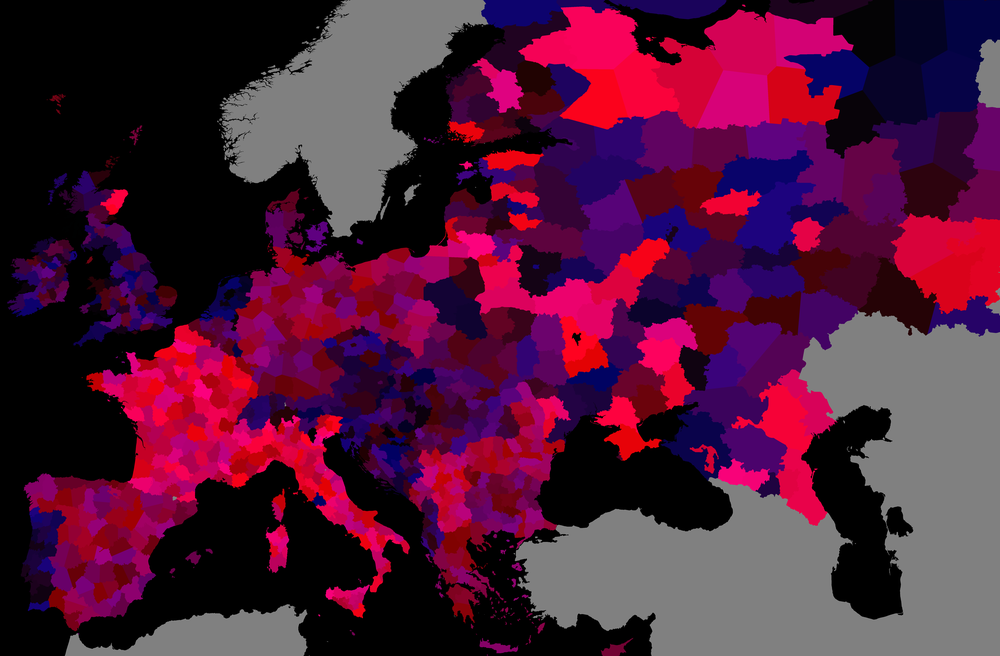
#> input picture data/map/provinces.png, 1000 x 656 px, shrunk from 7857 x 5152 before the run
$ python build_coast.py
#> lines starting #> are read from the running program, lines starting #| are printed output that depends on the picture; after the words box and inside, x2 and y2 are one past the last pixel; in counts of white or black regions, pixels touching at a corner belong together
"""Builds the coast map the 3D map's water reads: how far each place is from the shore.

Usage: python tools/build_coast.py

Reads data/map/provinces.png (black is the sea) and writes data/map/coast.png at a quarter of its size, the same frame
as data/map/relief.png. Red is the signed distance to the shoreline near it: 128 on the shore, 8 steps a texel, more
out to sea and less inland (up to 16 texels either way), so a linearly filtered read finds the shore to well under a
texel. Green is the distance out to sea, farther: 255 * sqrt(texels / FAR) up to FAR texels, 0 on land; the 3D map
uses it for the depth of the water (a stand-in for the sea floor: near the coast is shallow).
"""
from pathlib import Path

import numpy as np
from PIL import Image
from scipy import ndimage

Image.MAX_IMAGE_PIXELS = None
ROOT = Path(__file__).resolve().parent.parent
SRC = ROOT / "data" / "map" / "provinces.png"
OUT = ROOT / "data" / "map" / "coast.png"
SCALE = 4
NEAR_STEPS = 8.0      # red steps a texel
FAR = 120.0           # texels at which green reaches 255 (about 330 km)


def main() -> None:
    rgb = np.asarray(Image.open(SRC).convert("RGB"))
#> rgb is the input picture: shape (656, 1000, 3); mean R, G, B 80.7, 25.3, 57.4
    sea = np.all(rgb == 0, axis=2)
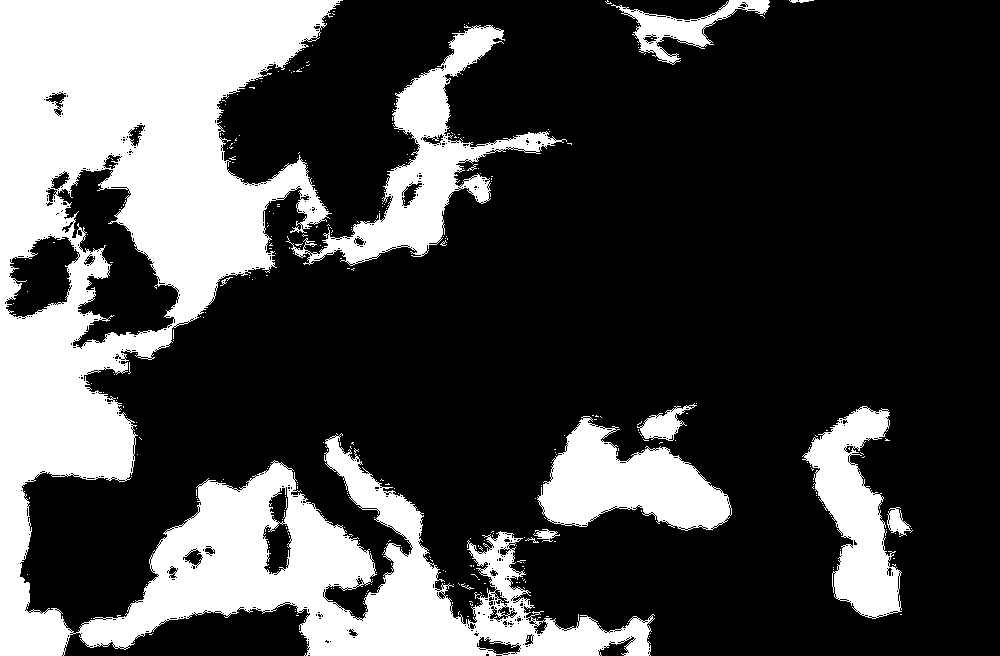
#> sea: shape (656, 1000) bool; 28% white; 358 white regions (345 under 20 px), largest, box (x1, y1, x2, y2) and area: (0, 0, 655, 656) 141565, (286, 25, 567, 266) 14245, (537, 416, 732, 531) 12200
    h, w = sea.shape
#> h = 656; w = 1000
    qh, qw = h // SCALE, w // SCALE
#> qh = 164; qw = 250
    share = sea[: qh * SCALE, : qw * SCALE].reshape(qh, SCALE, qw, SCALE).mean(axis=(1, 3))
    water = share >= 0.5
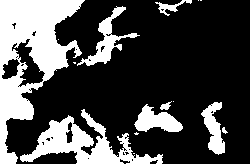
#> water: shape (164, 250) bool; 28.1% white; 15 white regions (7 under 20 px), largest, box (x1, y1, x2, y2) and area: (0, 0, 85, 164) 6062, (20, 109, 163, 164) 2857, (77, 6, 140, 66) 894
    to_land = ndimage.distance_transform_edt(water)       # in the sea: texels to the nearest land
    to_sea = ndimage.distance_transform_edt(~water)       # on land: texels to the nearest sea
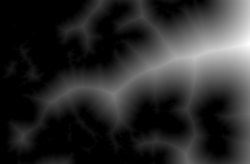
#> to_sea: shape (164, 250) float64; min 0, max 64.44, mean 11.1; drawn with min black and max white
    signed = np.where(water, to_land - 0.5, -(to_sea - 0.5))
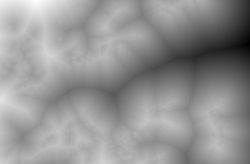
#> signed: shape (164, 250) float64; min -63.94, max 30.52, mean -9.3; drawn with min black and max white
    # The share of sea in each texel moves the shore within it, for a finer line than the threshold alone.
    signed = signed + (share - 0.5) * 0.9
    red = np.clip(128.0 + signed * NEAR_STEPS, 0, 255)
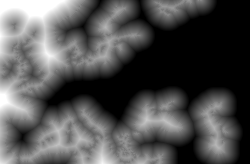
#> red: shape (164, 250) float64; min 0, max 255, mean 81
    green = np.where(water, 255.0 * np.sqrt(np.clip(to_land / FAR, 0.0, 1.0)), 0.0)
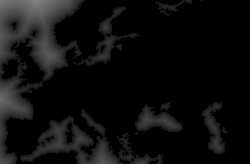
#> green: shape (164, 250) float64; min 0, max 129.6, mean 14
    out = np.stack([red, green, np.zeros_like(red)], axis=2).round().astype(np.uint8)
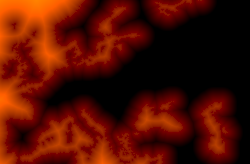
#> out: shape (164, 250, 3); mean of channels 0, 1, 2 81, 14, 0; drawn as R, G, B
    Image.fromarray(out, "RGB").save(OUT, optimize=True)
    print("wrote %s (%dx%d), %.0f%% sea" % (OUT.relative_to(ROOT), qw, qh, water.mean() * 100.0))
#| wrote data/map/coast.png (250x164), 28% sea


if __name__ == "__main__":
    main()
